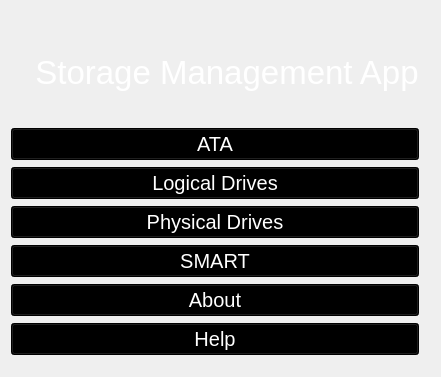
      <widget class="QWidget" name="page">
       <layout class="QVBoxLayout" name="verticalLayout">
        <property name="leftMargin">
         <number>0</number>
        </property>
        <property name="topMargin">
         <number>11</number>
        </property>
        <item>
         <widget class="QFrame" name="frame">
          <property name="maximumSize">
           <size>
            <width>16777215</width>
            <height>100</height>
           </size>
          </property>
          <property name="frameShape">
           <enum>QFrame::NoFrame</enum>
          </property>
          <property name="frameShadow">
           <enum>QFrame::Raised</enum>
          </property>
          <property name="lineWidth">
           <number>0</number>
          </property>
          <layout class="QHBoxLayout" name="horizontalLayout">
           <property name="spacing">
            <number>7</number>
           </property>
           <property name="leftMargin">
            <number>11</number>
           </property>
           <property name="topMargin">
            <number>11</number>
           </property>
           <property name="rightMargin">
            <number>11</number>
           </property>
           <property name="bottomMargin">
            <number>11</number>
           </property>
           <item>
            <widget class="QFrame" name="frame_37">
             <property name="minimumSize">
              <size>
               <width>0</width>
               <height>100</height>
              </size>
             </property>
             <property name="maximumSize">
              <size>
               <width>100</width>
               <height>16777215</height>
              </size>
             </property>
             <property name="frameShape">
              <enum>QFrame::NoFrame</enum>
             </property>
             <property name="frameShadow">
              <enum>QFrame::Raised</enum>
             </property>
             <property name="lineWidth">
              <number>0</number>
             </property>
             <layout class="QHBoxLayout" name="horizontalLayout_27">
              <property name="spacing">
               <number>0</number>
              </property>
              <property name="leftMargin">
               <number>0</number>
              </property>
              <property name="topMargin">
               <number>0</number>
              </property>
              <property name="rightMargin">
               <number>0</number>
              </property>
              <item>
               <widget class="QLabel" name="logo">
                <property name="minimumSize">
                 <size>
                  <width>0</width>
                  <height>100</height>
                 </size>
                </property>
                <property name="maximumSize">
                 <size>
                  <width>16777215</width>
                  <height>100</height>
                 </size>
                </property>
                <property name="text">
                 <string/>
                </property>
                <property name="alignment">
                 <set>Qt::AlignCenter</set>
                </property>
               </widget>
              </item>
             </layout>
            </widget>
           </item>
           <item>
            <widget class="QFrame" name="frame_36">
             <property name="frameShape">
              <enum>QFrame::NoFrame</enum>
             </property>
             <property name="frameShadow">
              <enum>QFrame::Raised</enum>
             </property>
             <property name="lineWidth">
              <number>0</number>
             </property>
             <layout class="QHBoxLayout" name="horizontalLayout_26">
              <property name="spacing">
               <number>0</number>
              </property>
              <property name="leftMargin">
               <number>10</number>
              </property>
              <property name="topMargin">
               <number>0</number>
              </property>
              <property name="rightMargin">
               <number>0</number>
              </property>
              <item>
               <widget class="QLabel" name="label">
                <property name="minimumSize">
                 <size>
                  <width>0</width>
                  <height>100</height>
                 </size>
                </property>
                <property name="maximumSize">
                 <size>
                  <width>16777215</width>
                  <height>100</height>
                 </size>
                </property>
                <property name="font">
                 <font>
                  <pointsize>25</pointsize>
                 </font>
                </property>
                <property name="styleSheet">
                 <string notr="true">color:white;</string>
                </property>
                <property name="text">
                 <string>Storage Management App</string>
                </property>
                <property name="alignment">
                 <set>Qt::AlignCenter</set>
                </property>
               </widget>
              </item>
             </layout>
            </widget>
           </item>
          </layout>
         </widget>
        </item>
        <item>
         <widget class="QFrame" name="frame_2">
          <property name="frameShape">
           <enum>QFrame::NoFrame</enum>
          </property>
          <property name="frameShadow">
           <enum>QFrame::Raised</enum>
          </property>
          <property name="lineWidth">
           <number>0</number>
          </property>
          <layout class="QVBoxLayout" name="verticalLayout_2">
           <property name="spacing">
            <number>7</number>
           </property>
           <property name="leftMargin">
            <number>11</number>
           </property>
           <property name="topMargin">
            <number>11</number>
           </property>
           <property name="rightMargin">
            <number>11</number>
           </property>
           <property name="bottomMargin">
            <number>11</number>
           </property>
           <item>
            <widget class="QPushButton" name="ata">
             <property name="font">
              <font>
               <pointsize>15</pointsize>
              </font>
             </property>
             <property name="styleSheet">
              <string notr="true">color:white;background-color:black;</string>
             </property>
             <property name="text">
              <string>ATA</string>
             </property>
            </widget>
           </item>
           <item>
            <widget class="QPushButton" name="logical_drive">
             <property name="font">
              <font>
               <pointsize>15</pointsize>
              </font>
             </property>
             <property name="styleSheet">
              <string notr="true">color:white;background-color:black;</string>
             </property>
             <property name="text">
              <string>Logical Drives</string>
             </property>
            </widget>
           </item>
           <item>
            <widget class="QPushButton" name="physical_drive">
             <property name="font">
              <font>
               <pointsize>15</pointsize>
              </font>
             </property>
             <property name="styleSheet">
              <string notr="true">color:white;background-color:black;</string>
             </property>
             <property name="text">
              <string>Physical Drives</string>
             </property>
            </widget>
           </item>
           <item>
            <widget class="QPushButton" name="smart">
             <property name="font">
              <font>
               <pointsize>15</pointsize>
              </font>
             </property>
             <property name="styleSheet">
              <string notr="true">color:white;background-color:black;</string>
             </property>
             <property name="text">
              <string>SMART</string>
             </property>
            </widget>
           </item>
           <item>
            <widget class="QPushButton" name="pushButton">
             <property name="font">
              <font>
               <pointsize>15</pointsize>
              </font>
             </property>
             <property name="styleSheet">
              <string notr="true">color:white;background-color:black;</string>
             </property>
             <property name="text">
              <string>About</string>
             </property>
            </widget>
           </item>
           <item>
            <widget class="QPushButton" name="pushButton_6">
             <property name="font">
              <font>
               <pointsize>15</pointsize>
              </font>
             </property>
             <property name="styleSheet">
              <string notr="true">color:white;background-color:black;</string>
             </property>
             <property name="text">
              <string>Help</string>
             </property>
            </widget>
           </item>
          </layout>
         </widget>
        </item>
       </layout>
      </widget>
